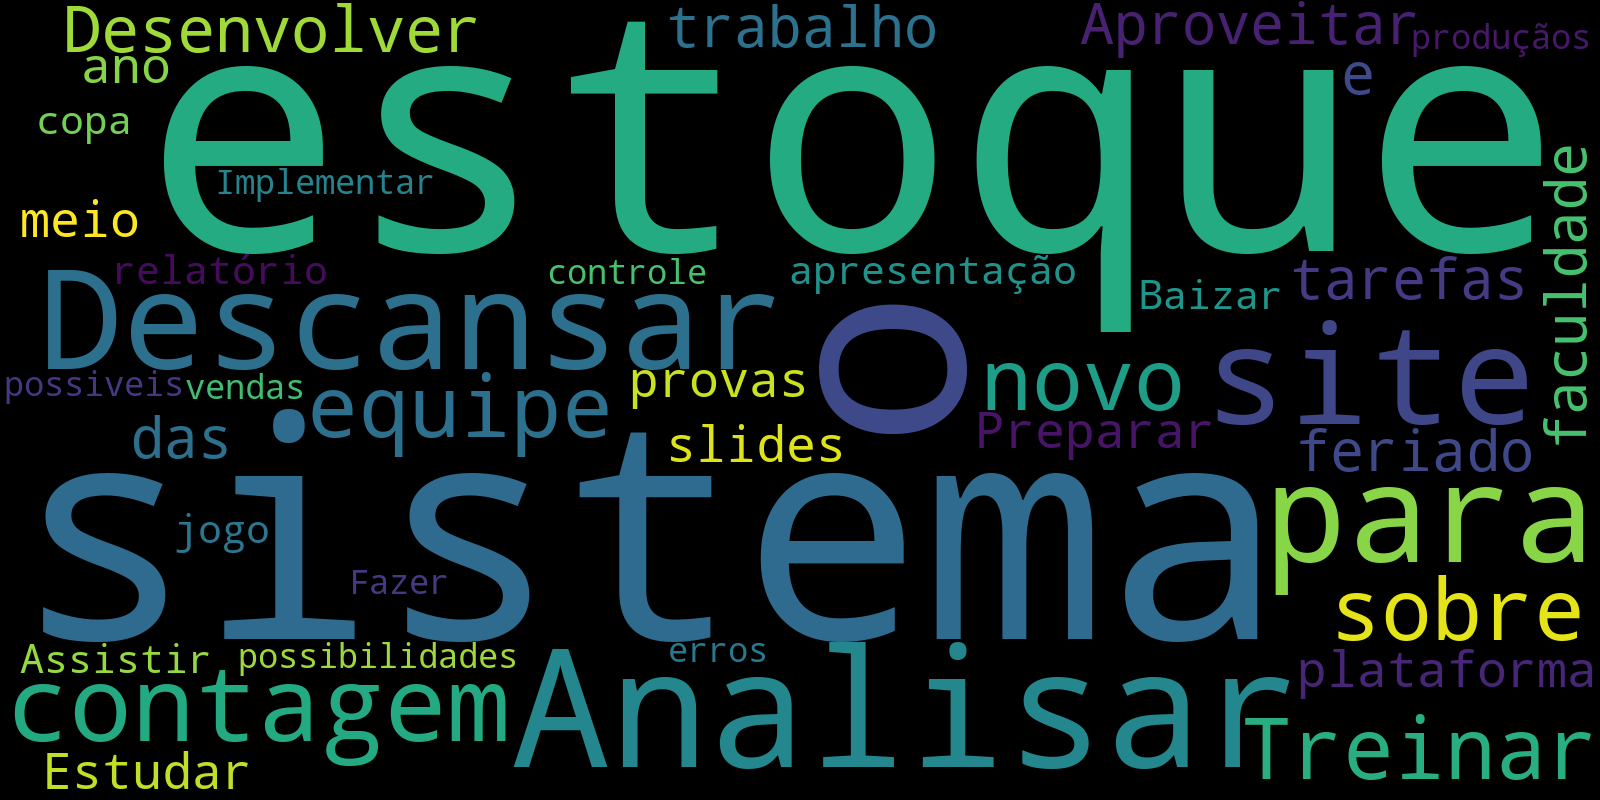

Recreate this plot in Python.
# importar os pacotes necessários
import numpy as np
import pandas as pd
import matplotlib.pyplot as plt
from PIL import Image
from wordcloud import WordCloud, STOPWORDS, ImageColorGenerator
import streamlit as st
# importar o arquivo excel em um df
df = pd.read_excel("planner_tarefas.xlsx")
# eliminar as colunas com valores ausentes
summary = df.dropna(subset=['Descricao da tarefa'], axis=0)['Descricao da tarefa']
# concatenar as palavras
all_summary = " ".join(s for s in summary)
# lista de stopword
stopwords = set(STOPWORDS)
stopwords.update(["da", "meu", "em", "você", "de", "ao", "os"])
# gerar uma wordcloud
wordcloud = WordCloud(stopwords=stopwords,
                      background_color="black",
                      width=1600, height=800).generate(all_summary)
# mostrar a imagem final
fig, ax = plt.subplots(figsize=(10,6))
ax.imshow(wordcloud, interpolation='bilinear')
ax.set_axis_off()
plt.imshow(wordcloud);
wordcloud.to_file("nuvem.png")
imagem = Image.open('nuvem.png')
st.image(imagem)
